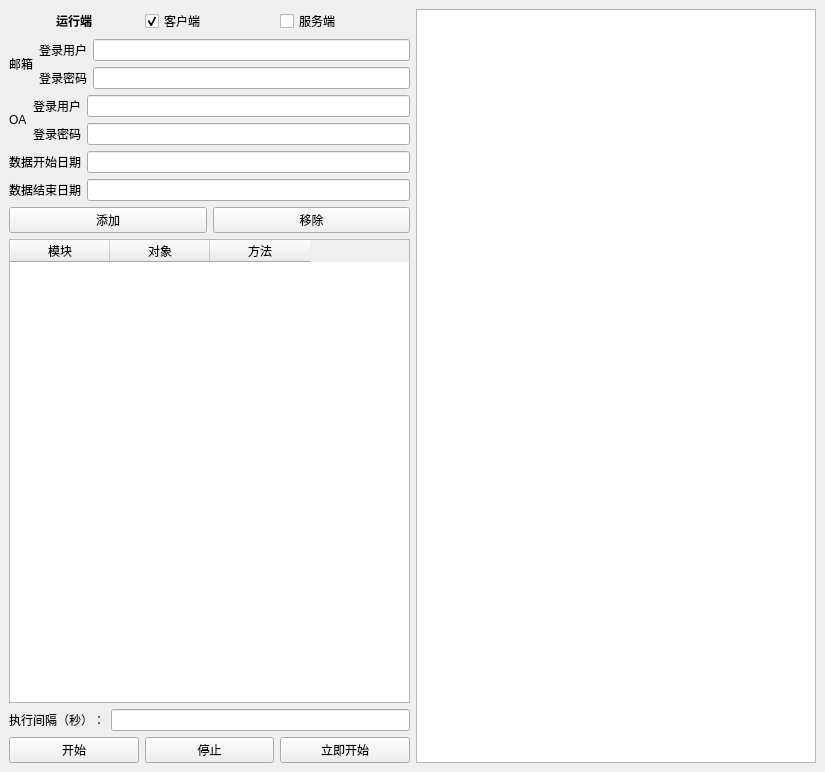
<?xml version="1.0" encoding="UTF-8"?>
<ui version="4.0">
 <class>Form</class>
 <widget class="QMainWindow" name="Form">
  <property name="geometry">
   <rect>
    <x>0</x>
    <y>0</y>
    <width>825</width>
    <height>772</height>
   </rect>
  </property>
  <property name="sizePolicy">
   <sizepolicy hsizetype="Preferred" vsizetype="Preferred">
    <horstretch>0</horstretch>
    <verstretch>0</verstretch>
   </sizepolicy>
  </property>
  <property name="windowTitle">
   <string>auto_mobile</string>
  </property>
  <widget class="QWidget" name="centralwidget">
   <layout class="QHBoxLayout" name="horizontalLayout_13">
    <item>
     <layout class="QVBoxLayout" name="verticalLayout_7">
      <item>
       <layout class="QVBoxLayout" name="verticalLayout_5">
        <item>
         <layout class="QHBoxLayout" name="horizontalLayout_10">
          <item>
           <widget class="QLabel" name="label_8">
            <property name="font">
             <font>
              <bold>true</bold>
             </font>
            </property>
            <property name="text">
             <string>运行端</string>
            </property>
            <property name="alignment">
             <set>Qt::AlignCenter</set>
            </property>
           </widget>
          </item>
          <item>
           <widget class="QCheckBox" name="RPAClient">
            <property name="text">
             <string>客户端</string>
            </property>
            <property name="checked">
             <bool>true</bool>
            </property>
           </widget>
          </item>
          <item>
           <widget class="QCheckBox" name="RPAServer">
            <property name="text">
             <string>服务端</string>
            </property>
           </widget>
          </item>
         </layout>
        </item>
        <item>
         <layout class="QHBoxLayout" name="horizontalLayout_4">
          <item>
           <widget class="QLabel" name="label_3">
            <property name="text">
             <string>邮箱</string>
            </property>
           </widget>
          </item>
          <item>
           <layout class="QVBoxLayout" name="verticalLayout_2">
            <item>
             <layout class="QHBoxLayout" name="horizontalLayout_2">
              <item>
               <widget class="QLabel" name="label">
                <property name="text">
                 <string>登录用户</string>
                </property>
                <property name="buddy">
                 <cstring>userID</cstring>
                </property>
               </widget>
              </item>
              <item>
               <widget class="QLineEdit" name="userID"/>
              </item>
             </layout>
            </item>
            <item>
             <layout class="QHBoxLayout" name="horizontalLayout_3">
              <item>
               <widget class="QLabel" name="label_2">
                <property name="text">
                 <string>登录密码</string>
                </property>
                <property name="buddy">
                 <cstring>password</cstring>
                </property>
               </widget>
              </item>
              <item>
               <widget class="QLineEdit" name="password">
                <property name="echoMode">
                 <enum>QLineEdit::Password</enum>
                </property>
               </widget>
              </item>
             </layout>
            </item>
           </layout>
          </item>
         </layout>
        </item>
        <item>
         <layout class="QHBoxLayout" name="horizontalLayout_6">
          <item>
           <widget class="QLabel" name="label_4">
            <property name="text">
             <string>OA</string>
            </property>
           </widget>
          </item>
          <item>
           <layout class="QVBoxLayout" name="verticalLayout_3">
            <item>
             <layout class="QHBoxLayout" name="horizontalLayout_7">
              <item>
               <widget class="QLabel" name="label_5">
                <property name="text">
                 <string>登录用户</string>
                </property>
                <property name="buddy">
                 <cstring>userID_oa</cstring>
                </property>
               </widget>
              </item>
              <item>
               <widget class="QLineEdit" name="userID_oa"/>
              </item>
             </layout>
            </item>
            <item>
             <layout class="QHBoxLayout" name="horizontalLayout_8">
              <item>
               <widget class="QLabel" name="label_6">
                <property name="text">
                 <string>登录密码</string>
                </property>
                <property name="buddy">
                 <cstring>password_oa</cstring>
                </property>
               </widget>
              </item>
              <item>
               <widget class="QLineEdit" name="password_oa">
                <property name="echoMode">
                 <enum>QLineEdit::Password</enum>
                </property>
               </widget>
              </item>
             </layout>
            </item>
           </layout>
          </item>
         </layout>
        </item>
        <item>
         <layout class="QVBoxLayout" name="verticalLayout_6">
          <item>
           <layout class="QHBoxLayout" name="horizontalLayout_11">
            <item>
             <widget class="QLabel" name="label_9">
              <property name="text">
               <string>数据开始日期</string>
              </property>
              <property name="buddy">
               <cstring>userID_oa</cstring>
              </property>
             </widget>
            </item>
            <item>
             <widget class="QLineEdit" name="data_start_date"/>
            </item>
           </layout>
          </item>
          <item>
           <layout class="QHBoxLayout" name="horizontalLayout_12">
            <item>
             <widget class="QLabel" name="label_10">
              <property name="text">
               <string>数据结束日期</string>
              </property>
              <property name="buddy">
               <cstring>userID_oa</cstring>
              </property>
             </widget>
            </item>
            <item>
             <widget class="QLineEdit" name="data_end_date"/>
            </item>
           </layout>
          </item>
         </layout>
        </item>
       </layout>
      </item>
      <item>
       <layout class="QVBoxLayout" name="verticalLayout" stretch="1,9">
        <item>
         <layout class="QHBoxLayout" name="horizontalLayout_5" stretch="5,5">
          <item>
           <widget class="QPushButton" name="fileAdd">
            <property name="sizePolicy">
             <sizepolicy hsizetype="Preferred" vsizetype="Fixed">
              <horstretch>0</horstretch>
              <verstretch>0</verstretch>
             </sizepolicy>
            </property>
            <property name="text">
             <string>添加</string>
            </property>
           </widget>
          </item>
          <item>
           <widget class="QPushButton" name="fileRemove">
            <property name="sizePolicy">
             <sizepolicy hsizetype="Preferred" vsizetype="Fixed">
              <horstretch>0</horstretch>
              <verstretch>0</verstretch>
             </sizepolicy>
            </property>
            <property name="text">
             <string>移除</string>
            </property>
           </widget>
          </item>
         </layout>
        </item>
        <item>
         <widget class="QTableWidget" name="taskTableWidget">
          <property name="sizePolicy">
           <sizepolicy hsizetype="Preferred" vsizetype="Preferred">
            <horstretch>0</horstretch>
            <verstretch>0</verstretch>
           </sizepolicy>
          </property>
          <column>
           <property name="text">
            <string>模块</string>
           </property>
          </column>
          <column>
           <property name="text">
            <string>对象</string>
           </property>
          </column>
          <column>
           <property name="text">
            <string>方法</string>
           </property>
          </column>
         </widget>
        </item>
       </layout>
      </item>
      <item>
       <layout class="QVBoxLayout" name="verticalLayout_4">
        <item>
         <layout class="QHBoxLayout" name="horizontalLayout">
          <item>
           <widget class="QLabel" name="label_7">
            <property name="text">
             <string>执行间隔（秒）：</string>
            </property>
            <property name="buddy">
             <cstring>interval_edit</cstring>
            </property>
           </widget>
          </item>
          <item>
           <widget class="QLineEdit" name="interval_edit"/>
          </item>
         </layout>
        </item>
        <item>
         <layout class="QHBoxLayout" name="horizontalLayout_9">
          <item>
           <widget class="QPushButton" name="start">
            <property name="sizePolicy">
             <sizepolicy hsizetype="Preferred" vsizetype="Fixed">
              <horstretch>0</horstretch>
              <verstretch>0</verstretch>
             </sizepolicy>
            </property>
            <property name="text">
             <string>开始</string>
            </property>
           </widget>
          </item>
          <item>
           <widget class="QPushButton" name="stop">
            <property name="sizePolicy">
             <sizepolicy hsizetype="Preferred" vsizetype="Fixed">
              <horstretch>0</horstretch>
              <verstretch>0</verstretch>
             </sizepolicy>
            </property>
            <property name="text">
             <string>停止</string>
            </property>
           </widget>
          </item>
          <item>
           <widget class="QPushButton" name="start_now">
            <property name="sizePolicy">
             <sizepolicy hsizetype="Preferred" vsizetype="Fixed">
              <horstretch>0</horstretch>
              <verstretch>0</verstretch>
             </sizepolicy>
            </property>
            <property name="text">
             <string>立即开始</string>
            </property>
           </widget>
          </item>
         </layout>
        </item>
       </layout>
      </item>
     </layout>
    </item>
    <item>
     <widget class="QTextEdit" name="out_log"/>
    </item>
   </layout>
  </widget>
 </widget>
 <tabstops>
  <tabstop>userID</tabstop>
  <tabstop>password</tabstop>
  <tabstop>userID_oa</tabstop>
  <tabstop>password_oa</tabstop>
  <tabstop>fileAdd</tabstop>
  <tabstop>fileRemove</tabstop>
  <tabstop>taskTableWidget</tabstop>
  <tabstop>interval_edit</tabstop>
  <tabstop>start_now</tabstop>
  <tabstop>start</tabstop>
  <tabstop>stop</tabstop>
  <tabstop>out_log</tabstop>
 </tabstops>
 <resources/>
 <connections/>
</ui>
